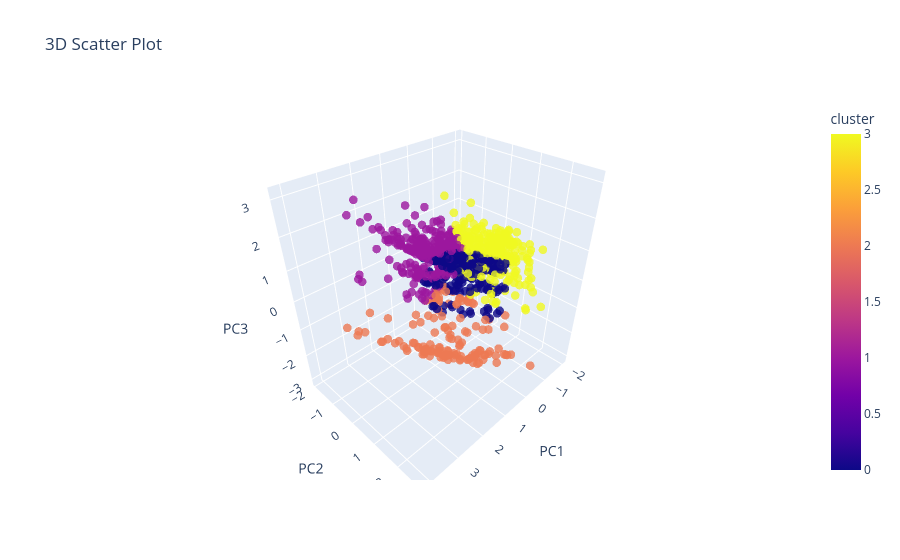

The code cell stored with this chart in its notebook:
### Code cell
fig = px.scatter_3d(
    X_proj,
    x='PC1',
    y='PC2',
    z='PC3',
    title='3D Scatter Plot',
    color='cluster',
    opacity=0.8
)

# Personnalisation
fig.update_traces(marker=dict(size=5))  # Taille des points
fig.update_layout(scene=dict(
    xaxis_title='Monetary ',
    yaxis_title='Frequency Score',
    zaxis_title='Monetary Score'
))

# Afficher l'interactivité
fig.show()

### Figure 1 — Plotly figure (JSON) as saved in the notebook; plotly's stock layout.template omitted (floating-point values rounded to 4 significant figures; data arrays with more than 128 entries replaced by an {"elided": "..."} marker saying what was removed)
{"data": [{"hovertemplate": "PC1=%{x}<br>PC2=%{y}<br>PC3=%{z}<br>cluster=%{marker.color}<extra></extra>", "legendgroup": "", "marker": {"color": {"elided": "934 int values"}, "coloraxis": "coloraxis", "opacity": 0.8, "size": 5, "symbol": "circle"}, "mode": "markers", "name": "", "scene": "scene", "showlegend": false, "type": "scatter3d", "x": {"elided": "934 float values"}, "y": {"elided": "934 float values"}, "z": {"elided": "934 float values"}}], "layout": {"coloraxis": {"colorbar": {"title": {"text": "cluster"}}, "colorscale": [[0, "#0d0887"], [0.1111, "#46039f"], [0.2222, "#7201a8"], [0.3333, "#9c179e"], [0.4444, "#bd3786"], [0.5556, "#d8576b"], [0.6667, "#ed7953"], [0.7778, "#fb9f3a"], [0.8889, "#fdca26"], [1, "#f0f921"]]}, "legend": {"tracegroupgap": 0}, "scene": {"domain": {"x": [0, 1], "y": [0, 1]}, "xaxis": {"title": {"text": "PC1"}}, "yaxis": {"title": {"text": "PC2"}}, "zaxis": {"title": {"text": "PC3"}}}, "title": {"text": "3D Scatter Plot"}}}
